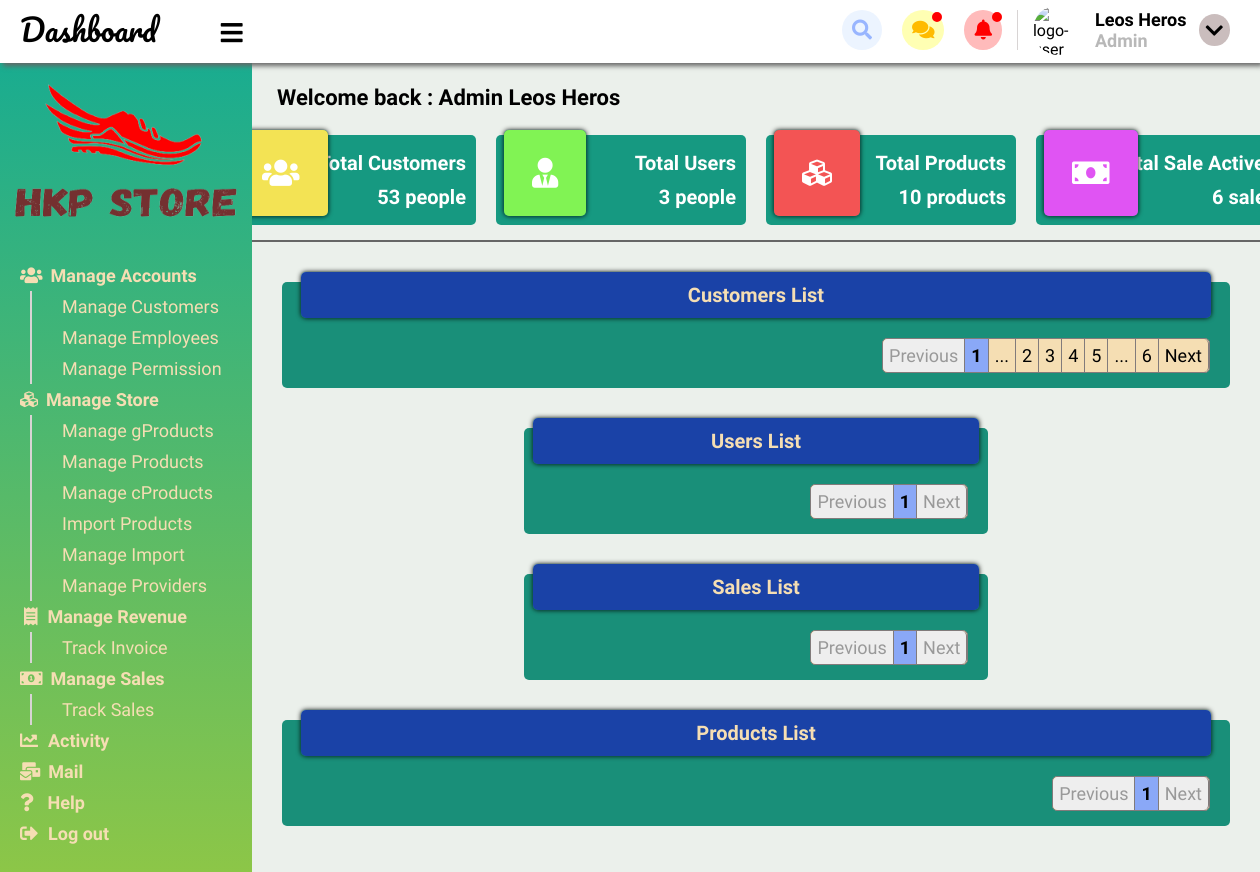
The page /admin/index.php (signed in) on the database its author committed.
### tables this page shows
CREATE TABLE `chitiet_quyen_chucnang` (
  `id_quyen` varchar(20) NOT NULL,
  `id_chucnang` varchar(20) NOT NULL
);

CREATE TABLE `chuc_nang` (
  `id_chucnang` int(100) NOT NULL,
  `ten_chucnang` varchar(100) NOT NULL,
  `mieuta` varchar(100) NOT NULL,
  `vi_tri` varchar(10) NOT NULL,
  `icon` varchar(100) NOT NULL
);

### data.properties.php (called while the page is built)
<?php
    $host = 'localhost';
    $username = 'root';
    $password = '';
    $database = 'do_an_web2';
?>

### admin/templates/connectData.php (called while the page is built, shortened)
<?php
    class connectData {
        private $host;
        private $username;
        private $password;
        private $database;
        public function __construct($value = '') {
            if ($value != '') {
                include('../data.properties.php');
            }
            else {
                include('../../data.properties.php');
            }
            $this->host = $host;
            $this->username = $username;
            $this->password = $password;
            $this->database = $database;
        }
        public function selectData($query) {
            if (!$conn = mysqli_connect($this->host,$this->username,$this->password,$this->database)) {
                echo "<script> console.log('Connect failed !')</script>";
            }
            if (!($res = mysqli_query($conn, $query))) {
                echo "<script> console.log('Error : Failed when executed query !')</script>";
            }
            return $res;
        }
    }
?>

### admin/index.php (the view, shortened to what this page needs)
<!DOCTYPE html>
<html lang="en">
<head>
    <link rel="stylesheet" href="static/css/style.css">
    <link rel="stylesheet" href="../static/css/all.css">
</head>
<body onload="setNotification()">
    <?php require_once('./templates/header.php') ?>
    <div class="dashboard">
        <div class="menu-dashboard disable-copy">
            <div class="logo-dashboard">
                <img src="static/images/logo-doc-trans.png" alt="logo-dashboard">
            </div>
            <ul class="dashboard-menu-items">
                <?php
                    require_once('./templates/connectData.php');
                    $conn = new connectData('1');
                    $res = $conn->selectData("select * from chitiet_quyen_chucnang, chuc_nang
                                where id_quyen = '".$_SESSION['user']['permission']."' and chitiet_quyen_chucnang.id_chucnang = chuc_nang.id_chucnang order by vi_tri");
                    $show = '';
                    $pos = 0;
                    $flag = true;
                    while ($row = mysqli_fetch_array($res)) {
                        if ((int)$row['vi_tri'] % 1000 == 0) {
                            $pos++;
                            if ($flag == false) {
                                $show .= "</ul><li id='menu-$pos' onclick='minimizieSubmenu(this.id)'><a class='bold-title'>
                                ".$row['icon'].$row['ten_chucnang']."</a></li>";
                                $flag = true;
                            }
                            else {
                                $show .= "<li id='menu-$pos' onclick='minimizieSubmenu(this.id)'";
                                if ($row['ten_chucnang'] == 'Log out') {
                                    $show .= " class='logout-btn'";
                                }
                                $show .= "><a class='bold-title'>
                                ".$row['icon'].$row['ten_chucnang']."</a></li>";
                                $flag = true;
                            }
                        }
                        else {
                            if ($flag == false) {
                                $show .= "<li><a>".$row['ten_chucnang']."</a></li>";
                            }
                            else {
                                $show .= "<ul class='dashboard-submenu-items' id='submenu-$pos'>
                                            <li><a>".$row['ten_chucnang']."</a></li>";
                                $flag = false;
                            }
                        }
                    }
                    echo $show;
                ?>
                <div class="space"></div>
            </ul>
        </div>
        <div class="content-dashboard">
        </div>
    </div>
</body>
</html>

### rows shown on the page
chitiet_quyen_chucnang: id_chucnang.ten_chucnang "Manage Accounts"
chitiet_quyen_chucnang: id_chucnang.ten_chucnang "Manage Customers"
chitiet_quyen_chucnang: id_chucnang.ten_chucnang "Manage Employees"
chitiet_quyen_chucnang: id_chucnang.ten_chucnang "Manage Permission"
chitiet_quyen_chucnang: id_chucnang.ten_chucnang "Manage Store"
chitiet_quyen_chucnang: id_chucnang.ten_chucnang "Manage gProducts"
chitiet_quyen_chucnang: id_chucnang.ten_chucnang "Manage Products"
chitiet_quyen_chucnang: id_chucnang.ten_chucnang "Manage cProducts"
chitiet_quyen_chucnang: id_chucnang.ten_chucnang "Import Products"
chitiet_quyen_chucnang: id_chucnang.ten_chucnang "Manage Import"
chitiet_quyen_chucnang: id_chucnang.ten_chucnang "Manage Providers"
chitiet_quyen_chucnang: id_chucnang.ten_chucnang "Manage Revenue"
chitiet_quyen_chucnang: id_chucnang.ten_chucnang "Track Invoice"
chitiet_quyen_chucnang: id_chucnang.ten_chucnang "Manage Sales"
chitiet_quyen_chucnang: id_chucnang.ten_chucnang "Track Sales"
chitiet_quyen_chucnang: id_chucnang.ten_chucnang "Activity"
chitiet_quyen_chucnang: id_chucnang.ten_chucnang "Mail"
chitiet_quyen_chucnang: id_chucnang.ten_chucnang "Help"
chitiet_quyen_chucnang: id_chucnang.ten_chucnang "Log out"

### other values the page prints
$_SESSION['user']['name'] "Leos Heros"
$_SESSION['user']['permission'] "Admin"
$countCustomers "53"
$countUsers "3"
$countProducts "10"
$countSales "6"
$maxP "6"
